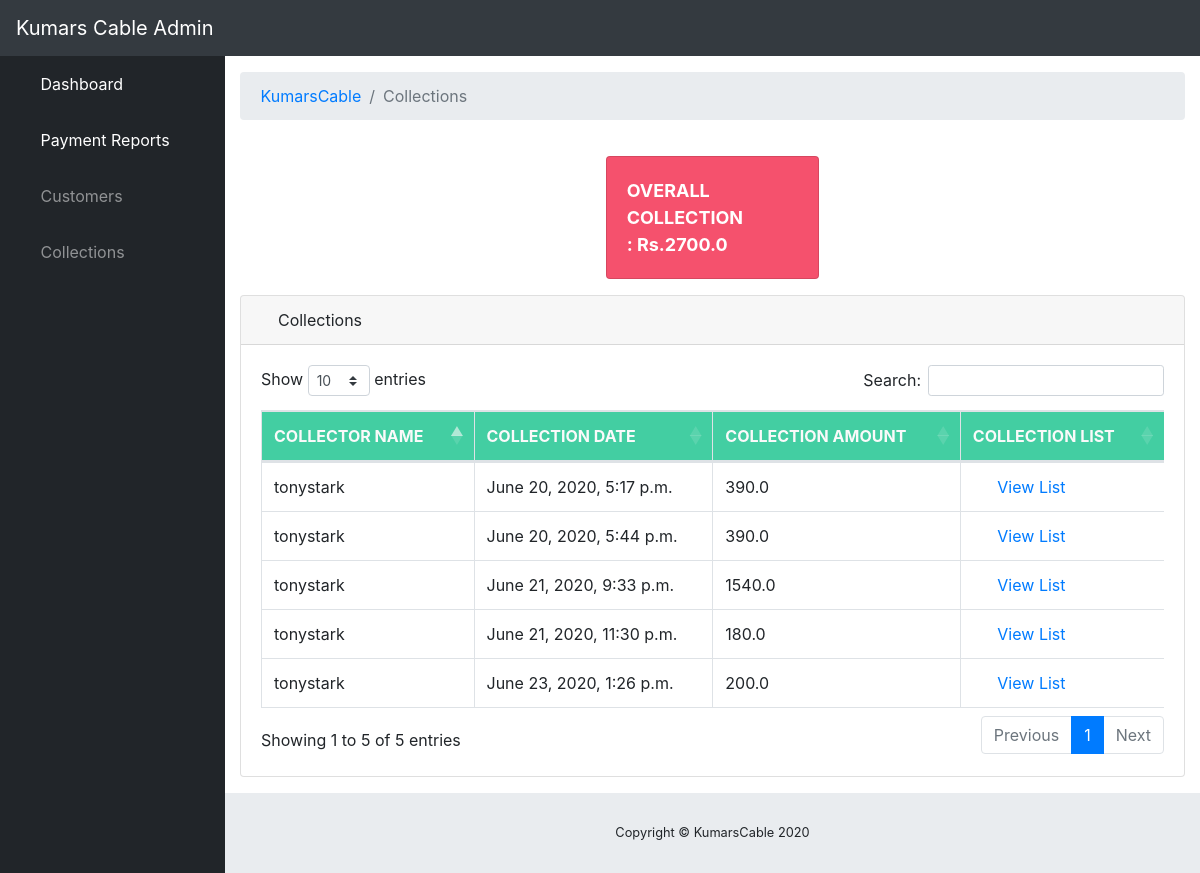
The page /adminuser/collections/reports/ on the database its author committed.
### Collections/models.py (models this page shows, shortened)
class Collection(models.Model):
    collection_agent = models.ForeignKey(User,on_delete=models.CASCADE)
    date = models.DateTimeField(auto_now_add=True)
    collection_list = models.ManyToManyField(to=customermodels.Customer,related_name='collection_customer_set')
    collection_amount = models.FloatField(default=0)

### Dashboard/views.py (the view)
# urls.py: path('adminuser/collections/reports/',CollectionView,name='kc_collectionreports'),
def CollectionView(request):
    coll = Collection.objects.all()
    overall_collection = 0
    for o in coll:
        overall_collection+=o.collection_amount
    context = {
        "collection":coll,
        "overall_collection":overall_collection
    }
    return render(request,'Dashboard/collection.html',context)

### Dashboard/templates/Dashboard/collection.html (shortened to what this page needs)
{% extends "Dashboard/base.html" %}{% load static %}{% block sb_admin_title %}Collections{% endblock sb_admin_title %}{% block sb_admin_subheading %}{% endblock sb_admin_subheading %}
 {% block sb_admin_breadcrumb_active %}
 <li class="breadcrumb-item active">Collections</li>
 {% endblock sb_admin_breadcrumb_active %}
 {% block sb_admin_content %}
 <div class="row"  style="justify-content: center;align-items: center;padding-top: 20px;">
    <div class="col-xl-3 col-sm-6 mb-3">
      <div class="card text-white o-hidden h-100 " style="background-color: rgb(245, 81, 109);">
        <div class="card-body">
          <div class="card-body-icon">
            <i class="fas fa-fw fa-money-bill-alt"></i>
          </div>
          <div class="mr-5" style="font-weight: bolder;font-size: large;">OVERALL COLLECTION : Rs.{{overall_collection}}</div>
        </div>
      </div>
    </div>
</div>
        <div class="card mb-3">
          <div class="card-header">
            <i class="fas fa-table"></i>
           Collections</div>
          <div class="card-body">
            <div class="table-responsive">
              <table class="table table-bordered" id="example" width="100%" cellspacing="0">
                <thead style="background-color: #43cea2;color: #fafafa;">
                  <tr>
                    <th>COLLECTOR NAME</th>
                    <th>COLLECTION DATE</th>
                    <th>COLLECTION AMOUNT</th>
                    <th>COLLECTION LIST</th>
                  </tr>
                </thead>
                <tbody>
                    {% for c in collection %}
                    <tr>
                        <td>{{c.collection_agent.username}}</td>
                        <td>{{c.date}}</td>
                        <td>{{c.collection_amount}}</td>
                        <td>
                          <a href="{% url 'kc_collectioncuslist' c.id %}" ><i class="fas fa-fw fa-file"></i>  View List</a>
                        </td>
                      </tr>
                    {% endfor %}
                </tbody>
              </table>
            </div>
          </div>
        </div>
{% endblock sb_admin_content %}

### rows shown on the page
Collection: collection_agent.username "tonystark", date "June 20, 2020, 5:17 p.m.", collection_amount "390.0"
Collection: collection_agent.username "tonystark", date "June 20, 2020, 5:44 p.m.", collection_amount "390.0"
Collection: collection_agent.username "tonystark", date "June 21, 2020, 9:33 p.m.", collection_amount "1540.0"
Collection: collection_agent.username "tonystark", date "June 21, 2020, 11:30 p.m.", collection_amount "180.0"
Collection: collection_agent.username "tonystark", date "June 23, 2020, 1:26 p.m.", collection_amount "200.0"

### other values the page prints
{{ overall_collection }} "2700.0"
